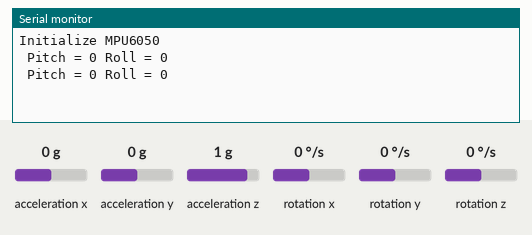
Recording of a sketch running on a simulated Arduino Uno, built with avr-gcc and run on an emulated ATmega328P. Parts: the last lines printed to the serial monitor. Inputs (shaded band) come from the test bench; at power-on: acceleration x 0 g, acceleration y 0 g, acceleration z 1 g, rotation x 0 °/s, rotation y 0 °/s, rotation z 0 °/s.

Above: at 2.8 s.
2.9 s: acceleration x set to -1.4 g
At 3.8 s:
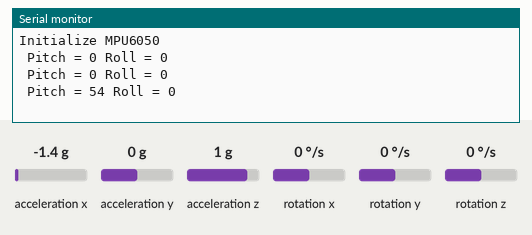
4.4 s: acceleration y set to -1.4 g
At 5.5 s:
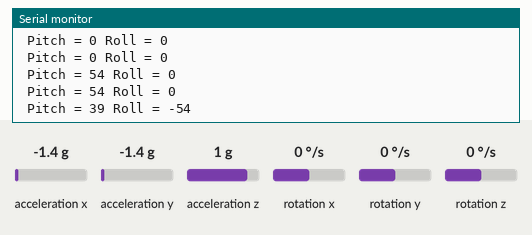
5.9 s: acceleration z set to -1.4 g
At 6.4 s:
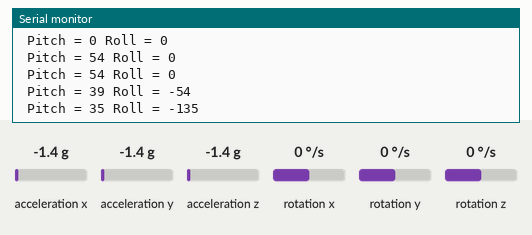
Timing chart, 0 to 8.9 s (numbered marks = the images above; inputs shaded):
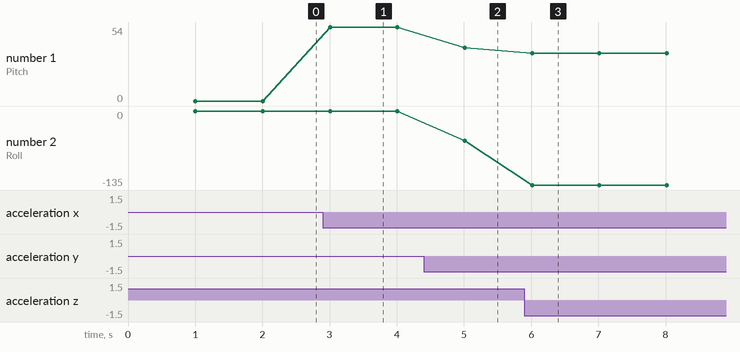

Measured:
- after the input at 2.9 s, the serial monitor: prints a new line after 0.11 s (image 1)
- after the input at 4.4 s, the serial monitor: prints a new line after 0.61 s (image 2)
- after the input at 5.9 s, the serial monitor: prints a new line after 0.11 s (image 3)
- plotted number 1: 0 → 54 after the input at 2.9 s, 54 → 39 after the input at 4.4 s, 39 → 35 after the input at 5.9 s
- plotted number 2: 0 → -54 after the input at 4.4 s, -54 → -135 after the input at 5.9 s

The sketch:

MPU6050_accel_pitch_roll.ino
```cpp
/*
    MPU6050 Triple Axis Gyroscope & Accelerometer. Pitch & Roll Accelerometer Example.
    Read more: http://www.jarzebski.pl/arduino/czujniki-i-sensory/3-osiowy-zyroskop-i-akcelerometr-mpu6050.html
    GIT: https://github.com/jarzebski/Arduino-MPU6050
    Web: http://www.jarzebski.pl
    (c) 2014 by Korneliusz Jarzebski
*/

#include <Wire.h>
#include <MPU6050.h>
unsigned long previous;
unsigned long waittime = 1000;
MPU6050 mpu;

void setup()
{
  Serial.begin(115200);

  Serial.println("Initialize MPU6050");

  while(!mpu.begin(MPU6050_SCALE_2000DPS, MPU6050_RANGE_2G))
  {
    Serial.println("Could not find a valid MPU6050 sensor, check wiring!");
    delay(500);
  }
  previous = millis();
}

void loop()
{
  if((millis() - previous) >= waittime) {
    // Read normalized values
    Vector normAccel = mpu.readNormalizeAccel();

    // Calculate Pitch & Roll
    int pitch = -(atan2(normAccel.XAxis, sqrt(normAccel.YAxis*normAccel.YAxis + normAccel.ZAxis*normAccel.ZAxis))*180.0)/M_PI;
    int roll = (atan2(normAccel.YAxis, normAccel.ZAxis)*180.0)/M_PI;

    // Output
    Serial.print(" Pitch = ");
    Serial.print(pitch);
    Serial.print(" Roll = ");
    Serial.println(roll);
    previous = millis();
  }

}
```
